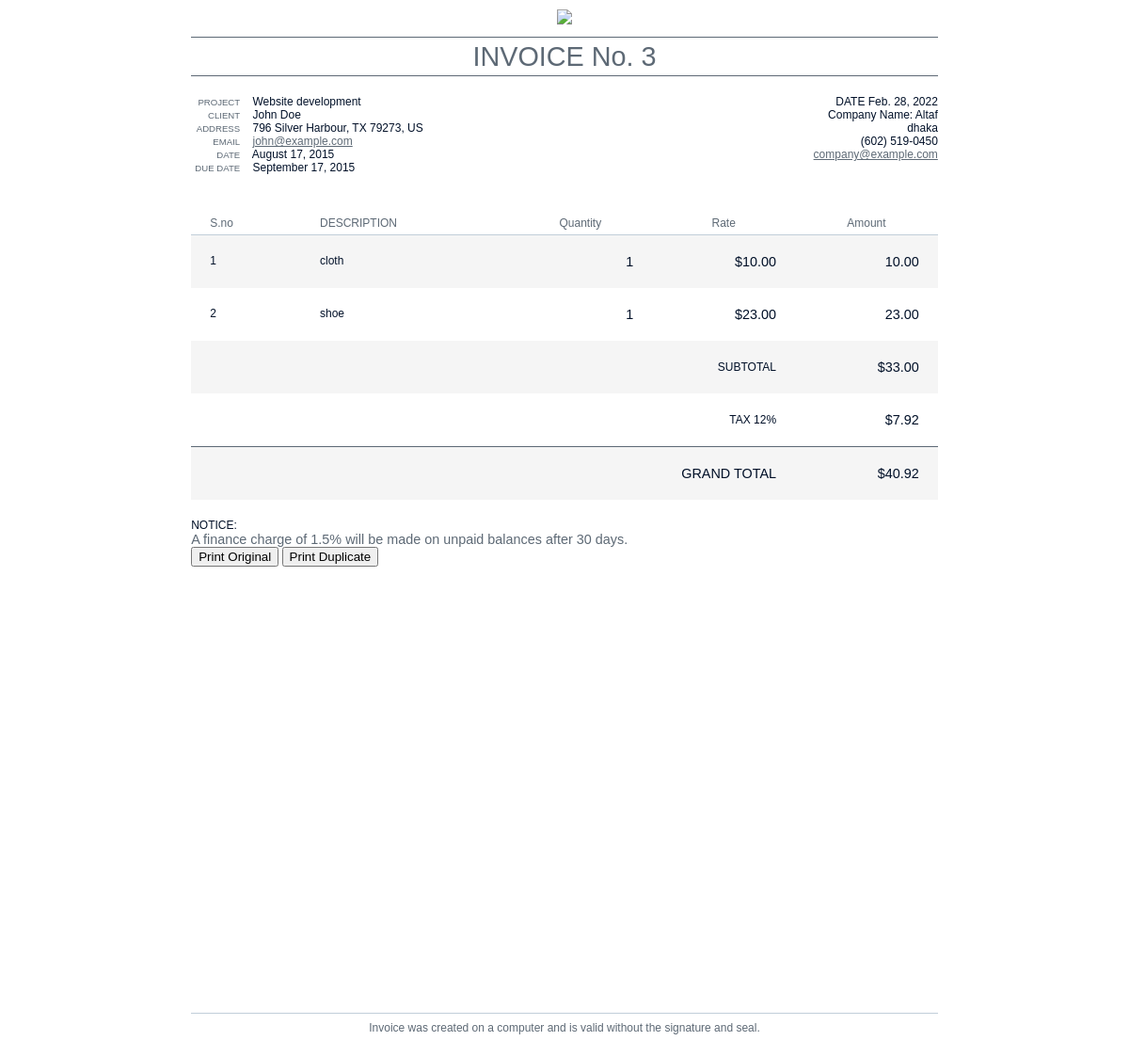
/invoice/3, run on the app's committed database.
### billmanage/models.py (models this page shows)
class bill(models.Model):
    billno = models.IntegerField(primary_key= True, null=False, blank=False)
    date = models.DateField(default=timezone.now, null=False, blank=False)
    recipient = models.TextField(null=False, blank=False, max_length=100)
    address = models.TextField(null=False, blank=False, max_length=200)
    GSTno = models.CharField(null=False, blank=False, max_length=15)
    cgst = models.IntegerField(null=False, blank=False)
    sgst = models.IntegerField(null=True, blank=True)
    total = models.DecimalField(null=False, blank=False, max_digits=12, decimal_places=2)
    grandtotal = models.DecimalField(null=False, blank=False, max_digits=12, decimal_places=2)

class item(models.Model):
    itemno = models.AutoField(primary_key= True, null=False, blank=False)
    billno = models.ForeignKey(bill, null=False, blank=False, unique=False, on_delete=models.CASCADE)
    itemname = models.TextField(null=False, blank=False, max_length=200)
    hsncode = models.IntegerField(null=True, blank=True)
    qty = models.IntegerField(null=False, blank=False)
    rate = models.DecimalField(null=False, blank=False, max_digits=10, decimal_places=2)
    amount = models.DecimalField(null=False, blank=False, max_digits=10, decimal_places=2)

### billmanage/views.py (the view)
# urls.py: path('invoice/<int:billno>', billviews.invoice, name='invoice'),
def invoice(request, billno):
    billobj = bill.objects.get(billno=billno)
    itemobj = item.objects.filter(billno=billno)
    amount = billobj.grandtotal
    amountwithouttax = billobj.total
    amount = float(amount)
    amountwithouttax = float(amountwithouttax)
    gst = round((amount - amountwithouttax), 2)
    rs = num2words(int(str(amount).split(".")[0]))
    if (int(str(amount).split(".")[1])>0):
        paisa = num2words(int(str(amount).split(".")[1]))
    else:
        paisa = False
    return render(request, 'billmanage/newinvoice.html', {'bill': billobj, 'items': itemobj, 'rs': rs, 'paisa': paisa, 'gst': gst, 'range':6})

### billmanage/views.py (called while the page is built)
def num2words(num):
    under_20 = ['Zero','One','Two','Three','Four','Five','Six','Seven','Eight','Nine','Ten','Eleven','Twelve','Thirteen','Fourteen','Fifteen','Sixteen','Seventeen','Eighteen','Nineteen']
    tens = ['Twenty','Thirty','Forty','Fifty','Sixty','Seventy','Eighty','Ninety']
    above_100 = {100: 'Hundred',1000:'Thousand', 100000:'Lakhs', 10000000:'Crores'}
    if num < 20:
         return under_20[(int)(num)]
    if num < 100:
        return tens[(int)(num/10)-2] + ('' if num%10==0 else ' ' + under_20[(int)(num%10)])
    pivot = max([key for key in above_100.keys() if key <= num])
    return num2words((int)(num/pivot)) + ' ' + above_100[pivot] + ('' if num%pivot==0 else ' ' + num2words(num%pivot))

### billmanage/templates/billmanage/newinvoice.html (shortened to what this page needs)
{% load static %}
<!DOCTYPE html>
<html lang="en">
  <head>
  </head>
  <body>
    <header class="clearfix">
      <div id="logo">
        <img src="https://dhakasolution.com/img/logo.png">
      </div>
      <h1>INVOICE No. {{bill.billno}}</h1>
      <div id="company" class="clearfix">
        <div><span>DATE</span> {{bill.date}}</div>
        <div>Company Name: {{bill.recipient}}</div>
        <div>{{bill.address}}</div>
        <div>(602) 519-0450</div>
        <div><a href="mailto:company@example.com">company@example.com</a></div>
      </div>
      <div id="project">
        <div><span>PROJECT</span> Website development</div>
        <div><span>CLIENT</span> John Doe</div>
        <div><span>ADDRESS</span> 796 Silver Harbour, TX 79273, US</div>
        <div><span>EMAIL</span> <a href="mailto:john@example.com">john@example.com</a></div>
        <div><span>DATE</span> August 17, 2015</div>
        <div><span>DUE DATE</span> September 17, 2015</div>
      </div>
    </header>
    <main>
      <table>
        <thead>
          <tr>
            <th class="service">S.no</th>
            <th class="desc">DESCRIPTION</th>
            <th>Quantity</th>
            <th>Rate</th>
            <th>Amount</th>
          </tr>
        </thead>
        <tbody>
        {% for item in items%}
          <tr>
            <td class="service">{{forloop.counter}}</td>
            <td class="desc">{{item.itemname}}</td>
            <td class="qty">{{item.qty}}</td>
            <td class="total">${{item.rate}}</td>
            <td class="unit">{{item.amount}}</td>
          </tr>
          {% endfor %}
          <tr>
            <td colspan="4">SUBTOTAL</td>
            <td class="total">${{bill.total}}</td>
          </tr>
          <tr>
            <td colspan="4">TAX {{bill.cgst}}%</td>
            <td class="total">${{gst}}</td>
          </tr>
          <tr>
            <td colspan="4" class="grand total">GRAND TOTAL</td>
            <td class="grand total">${{bill.grandtotal}}</td>
          </tr>
        </tbody>
      </table>
      <div id="notices">
        <div>NOTICE:</div>
        <div class="notice">A finance charge of 1.5% will be made on unpaid balances after 30 days.</div>
      </div>
    </main>
    <footer>
      Invoice was created on a computer and is valid without the signature and seal.
    </footer>
    <div class="col-auto ms-auto d-print-none">
        <button type="button" class="btn btn-success" onclick="printDiv('invoice', 1).print();">
          Print Original
        </button>
<button type="button" class="btn btn-yellow" onclick="printDiv('invoice', 0).print();">
  Print Duplicate
  </button>
      </div>
  </body>
</html>

### billmanage/templates/billmanage/newinvoice.html (style rules this page uses)
.clearfix:after { content: ""; display: table; clear: both; }
a { color: #5D6975; text-decoration: underline; }
body { position: relative; width: 21cm; height: 29.7cm; margin: 0 auto; color: #001028; background: #FFFFFF; font-family: Arial, sans-serif; font-size: 12px; font-family: Arial; }
header { padding: 10px 0; margin-bottom: 30px; }
#logo { text-align: center; margin-bottom: 10px; }
#logo img { width: 90px; }
h1 { border-top: 1px solid #5D6975; border-bottom: 1px solid #5D6975; color: #5D6975; font-size: 2.4em; line-height: 1.4em; font-weight: normal; text-align: center; margin: 0 0 20px 0; background: url(dimension.png); }
#project { float: left; }
#project span { color: #5D6975; text-align: right; width: 52px; margin-right: 10px; display: inline-block; font-size: 0.8em; }
#company { float: right; text-align: right; }
#project div, #company div { white-space: nowrap; }
table { width: 100%; border-collapse: collapse; border-spacing: 0; margin-bottom: 20px; }
table tr:nth-child(2n-1) td { background: #F5F5F5; }
table th, table td { text-align: center; }
table th { padding: 5px 20px; color: #5D6975; border-bottom: 1px solid #C1CED9; white-space: nowrap; font-weight: normal; }
table .service, table .desc { text-align: left; }
table td { padding: 20px; text-align: right; }
table td.service, table td.desc { vertical-align: top; }
table td.unit, table td.qty, table td.total { font-size: 1.2em; }
table td.grand { border-top: 1px solid #5D6975;; }
#notices .notice { color: #5D6975; font-size: 1.2em; }
footer { color: #5D6975; width: 100%; height: 30px; position: absolute; bottom: 0; border-top: 1px solid #C1CED9; padding: 8px 0; text-align: center; }

### data on the page
bill: billno "3", date "Feb. 28, 2022", recipient "Altaf", address "dhaka", total "33.00", cgst "12", grandtotal "40.92"
item: itemname "cloth", qty "1", rate "10.00", amount "10.00"
item: itemname "shoe", qty "1", rate "23.00", amount "23.00"

### other printed values
{{ gst }} "7.92"
